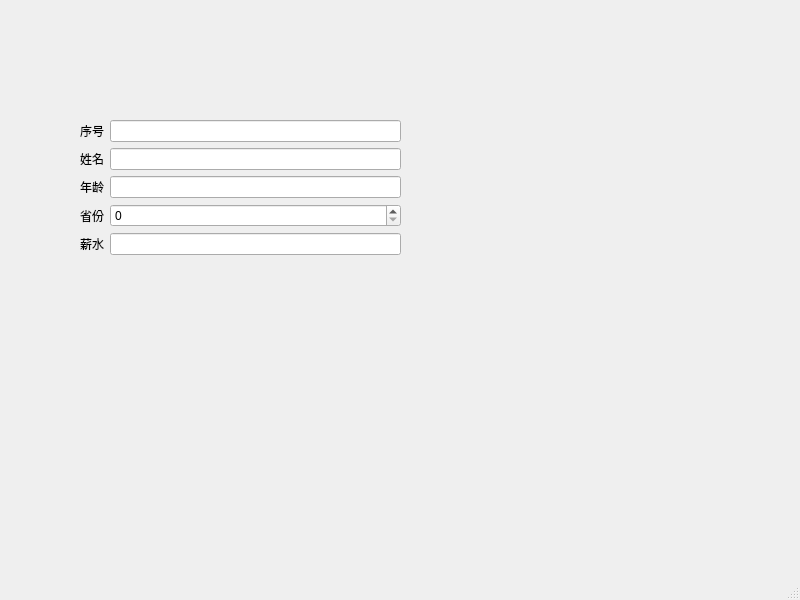
<?xml version="1.0" encoding="UTF-8"?>
<ui version="4.0">
 <class>MainWindow</class>
 <widget class="QMainWindow" name="MainWindow">
  <property name="geometry">
   <rect>
    <x>0</x>
    <y>0</y>
    <width>800</width>
    <height>600</height>
   </rect>
  </property>
  <property name="windowTitle">
   <string>MainWindow</string>
  </property>
  <widget class="QWidget" name="centralwidget">
   <widget class="QWidget" name="formLayoutWidget">
    <property name="geometry">
     <rect>
      <x>80</x>
      <y>120</y>
      <width>321</width>
      <height>161</height>
     </rect>
    </property>
    <layout class="QFormLayout" name="formLayout">
     <item row="1" column="0">
      <widget class="QLabel" name="label">
       <property name="text">
        <string>序号</string>
       </property>
      </widget>
     </item>
     <item row="1" column="1">
      <widget class="QLineEdit" name="lineEdit"/>
     </item>
     <item row="2" column="0">
      <widget class="QLabel" name="label_2">
       <property name="text">
        <string>姓名</string>
       </property>
      </widget>
     </item>
     <item row="3" column="0">
      <widget class="QLabel" name="label_3">
       <property name="text">
        <string>年龄</string>
       </property>
      </widget>
     </item>
     <item row="4" column="0">
      <widget class="QLabel" name="label_6">
       <property name="text">
        <string>省份</string>
       </property>
      </widget>
     </item>
     <item row="5" column="0">
      <widget class="QLabel" name="label_5">
       <property name="text">
        <string>薪水</string>
       </property>
      </widget>
     </item>
     <item row="2" column="1">
      <widget class="QLineEdit" name="lineEdit_2"/>
     </item>
     <item row="3" column="1">
      <widget class="QLineEdit" name="lineEdit_3"/>
     </item>
     <item row="5" column="1">
      <widget class="QLineEdit" name="lineEdit_4"/>
     </item>
     <item row="4" column="1">
      <widget class="QSpinBox" name="spinBox"/>
     </item>
    </layout>
   </widget>
   <widget class="QWidget" name="formLayoutWidget_2">
    <property name="geometry">
     <rect>
      <x>550</x>
      <y>170</y>
      <width>160</width>
      <height>80</height>
     </rect>
    </property>
    <layout class="QFormLayout" name="formLayout_2"/>
   </widget>
  </widget>
  <widget class="QMenuBar" name="menubar">
   <property name="geometry">
    <rect>
     <x>0</x>
     <y>0</y>
     <width>800</width>
     <height>23</height>
    </rect>
   </property>
  </widget>
  <widget class="QStatusBar" name="statusbar"/>
 </widget>
 <resources/>
 <connections/>
</ui>
